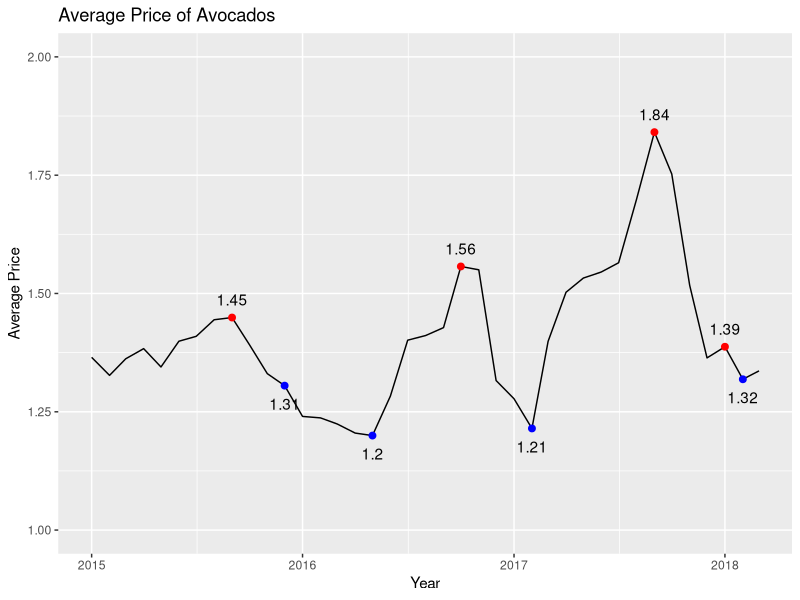
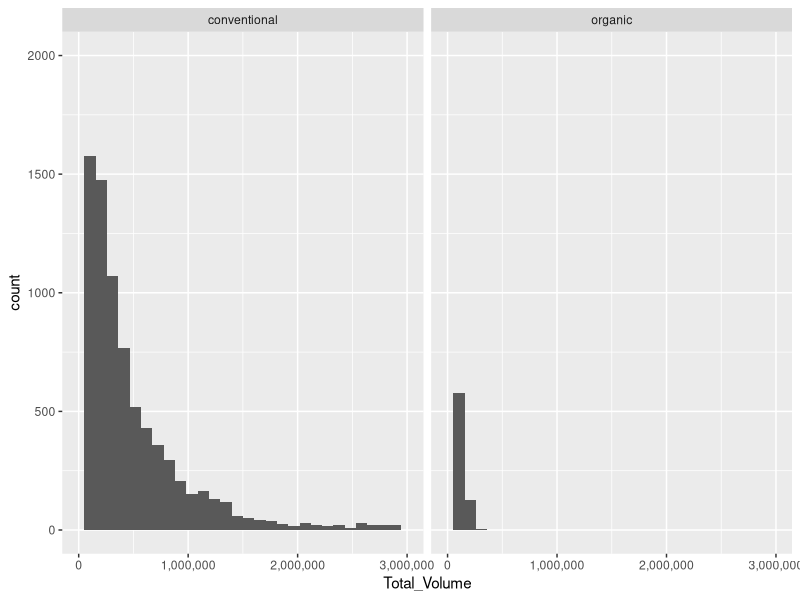

Write the R code that produced these figures, in order.
## ---- chunk 1
knitr::opts_chunk$set(echo = TRUE)
library(ggplot2)
library(dplyr)
## ---- chunk 2
avo = read.csv("avocado.csv", header = TRUE)
## ---- chunk 3
#Kennedy
avo_scatter = avo
## ---- chunk 4
#Vrinda
avo_line = avo
## ---- chunk 5
#Time Series
avo_time = avo
avo_time2 <- avo_time %>%
  mutate(Date = as.Date(Date)) %>%
  group_by(year = lubridate::year(Date), month = lubridate::month(Date)) %>%
  summarise(ave_price = mean(AveragePrice))

#Most expensive
avo_time_most <- avo_time2 %>% slice_max(ave_price)

#Least expensive
avo_time_least <- avo_time2 %>% slice_min(ave_price)

#Make Graph
ggplot(data = avo_time2, aes(x = as.Date(paste(year, month, "01", sep = "-")), y = ave_price)) +
  geom_line() +
  geom_point(data = avo_time_most, aes(x = as.Date(paste(year, month, "01", sep = "-")), 
                                       y = ave_price), size = 2, color = "red") +
  geom_text(data = avo_time_most, aes(label=round(ave_price, 2),
                                      x = as.Date(paste(year, month, "01", sep = "-")),
                                      y = ave_price), vjust = -1) +
  geom_point(data = avo_time_least, aes(x = as.Date(paste(year, month, "01", sep = "-")), 
                                       y = ave_price), size = 2, color = "blue") +
  geom_text(data = avo_time_least, aes(label=round(ave_price, 2),
                                      x = as.Date(paste(year, month, "01", sep = "-")),
                                      y = ave_price), vjust = 2) +
  labs(title = "Average Price of Avocados", x = "Year", y = "Average Price") +
  ylim(1, 2) 
  
## ---- chunk 6
#Kennedy
avo_box = avo
## ---- chunk 7
#Vrinda
avo_bar = avo
## ---- chunk 8
avo_hist = avo
avo_hist2 <- subset(avo_hist, !(region %in% c("Midsouth", "Northeast", "SouthCentral",
                                              "Southeast", "West", "TotalUS" )))

ggplot(data = avo_hist2, aes(x = Total_Volume)) +
  geom_histogram() +
  scale_x_continuous(limits = c(0, 3000000), labels = scales::comma_format()) +
  coord_cartesian(ylim = c(0, 2000)) +
  facet_wrap(~type)

## ---- chunk 9
avo_mos = avo
## ---- chunk 10
avo_map = avo
